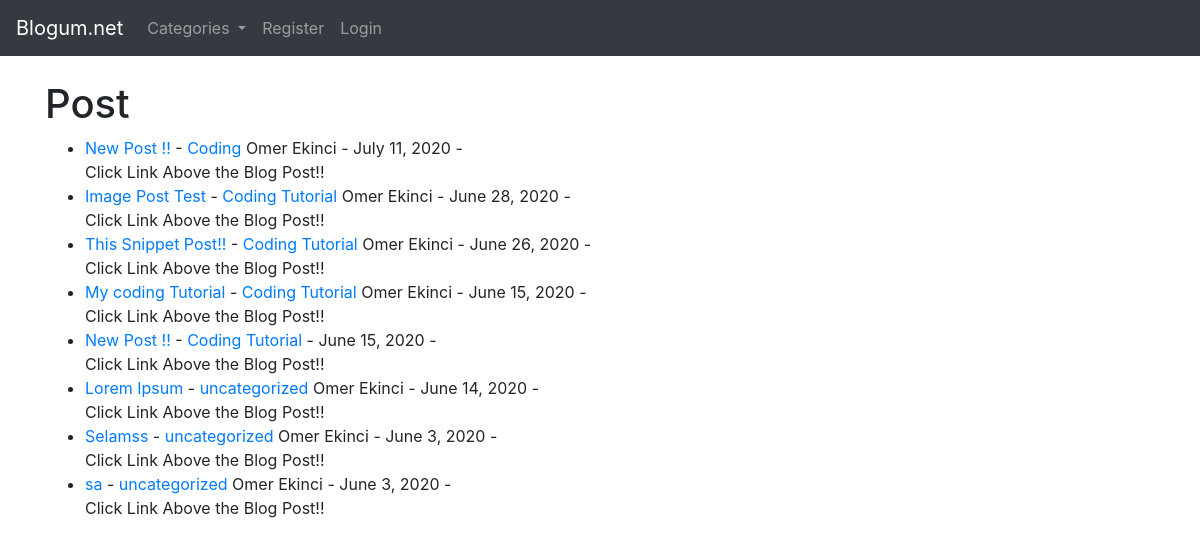
The page / on the database its author committed.
### theblog/models.py (models this page shows, shortened)
class Post(models.Model):
    title = models.CharField(max_length= 255)
    header_image = models.ImageField(null=True, blank=True, upload_to="images/")
    title_tag = models.CharField(max_length= 255)
    author = models.ForeignKey(User, on_delete=models.CASCADE)
    body = RichTextField(blank=True, null=True)
    post_date = models.DateField(auto_now_add=True)
    category = models.CharField(max_length= 255, default ='uncategorized')
    snippet = models.CharField(max_length= 255, default ='Click Link Above the Blog Post!!')
    likes = models.ManyToManyField(User , related_name='blog_posts')

### theblog/views.py (the view)
# urls.py: path('', HomeView.as_view(), name="home"),
class HomeView(ListView):
    model = Post
    template_name = 'home.html'
    ordering = ['-post_date']
    def get_context_data(self, *args , **kwargs):
        cat_menu = Category.objects.all()
        context = super(HomeView, self).get_context_data(*args , **kwargs)
        context["cat_menu"] = cat_menu
        return context

### theblog/models.py (called while the page is built)
    def __str__(self):
        return self.name

### theblog/templates/home.html (shortened to what this page needs)
{% extends 'base.html' %}
{% block content %}
<h1>Post</h1>
<ul>
{% for post in object_list %}
    <li><a href="{% url 'article-detail' post.pk %}">{{ post.title }}</a> - <a href="{% url 'category' post.category|slugify %}">{{ post.category }}</a>
        {{ post.author.first_name }} {{ post.author.last_name }} - {{ post.post_date }} - <br>
        {{ post.snippet }}</li>
{% endfor %}
</ul>
{% endblock %}

### rows shown on the page
Post: title "New Post !!", category "Coding", author.first_name "Omer", author.last_name "Ekinci", post_date "July 11, 2020", snippet "Click Link Above the Blog Post!!"
Post: title "Image Post Test", category "Coding Tutorial", author.first_name "Omer", author.last_name "Ekinci", post_date "June 28, 2020", snippet "Click Link Above the Blog Post!!"
Post: title "This Snippet Post!!", category "Coding Tutorial", author.first_name "Omer", author.last_name "Ekinci", post_date "June 26, 2020", snippet "Click Link Above the Blog Post!!"
Post: title "My coding Tutorial", category "Coding Tutorial", author.first_name "Omer", author.last_name "Ekinci", post_date "June 15, 2020", snippet "Click Link Above the Blog Post!!"
Post: title "New Post !!", category "Coding Tutorial", post_date "June 15, 2020", snippet "Click Link Above the Blog Post!!"
Post: title "Lorem Ipsum", category "uncategorized", author.first_name "Omer", author.last_name "Ekinci", post_date "June 14, 2020", snippet "Click Link Above the Blog Post!!"
Post: title "Selamss", category "uncategorized", author.first_name "Omer", author.last_name "Ekinci", post_date "June 3, 2020", snippet "Click Link Above the Blog Post!!"
Post: title "sa", category "uncategorized", author.first_name "Omer", author.last_name "Ekinci", post_date "June 3, 2020", snippet "Click Link Above the Blog Post!!"
